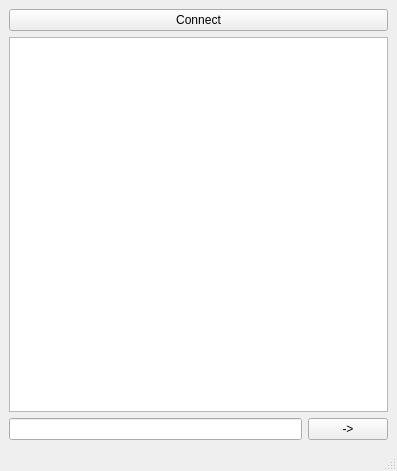
<?xml version="1.0" encoding="UTF-8"?>
<ui version="4.0">
 <class>MainWindow</class>
 <widget class="QMainWindow" name="MainWindow">
  <property name="geometry">
   <rect>
    <x>0</x>
    <y>0</y>
    <width>397</width>
    <height>471</height>
   </rect>
  </property>
  <property name="windowTitle">
   <string>MainWindow</string>
  </property>
  <widget class="QWidget" name="centralwidget">
   <layout class="QGridLayout" name="gridLayout">
    <item row="3" column="1">
     <widget class="QPushButton" name="pushButton_2">
      <property name="text">
       <string>-&gt;</string>
      </property>
     </widget>
    </item>
    <item row="3" column="0">
     <widget class="QLineEdit" name="lineEdit"/>
    </item>
    <item row="2" column="0" colspan="2">
     <widget class="QTextBrowser" name="textBrowser"/>
    </item>
    <item row="1" column="0" colspan="2">
     <widget class="QPushButton" name="pushButton">
      <property name="text">
       <string>Connect</string>
      </property>
     </widget>
    </item>
   </layout>
  </widget>
  <widget class="QMenuBar" name="menubar">
   <property name="geometry">
    <rect>
     <x>0</x>
     <y>0</y>
     <width>397</width>
     <height>17</height>
    </rect>
   </property>
  </widget>
  <widget class="QStatusBar" name="statusbar"/>
 </widget>
 <resources/>
 <connections/>
</ui>
